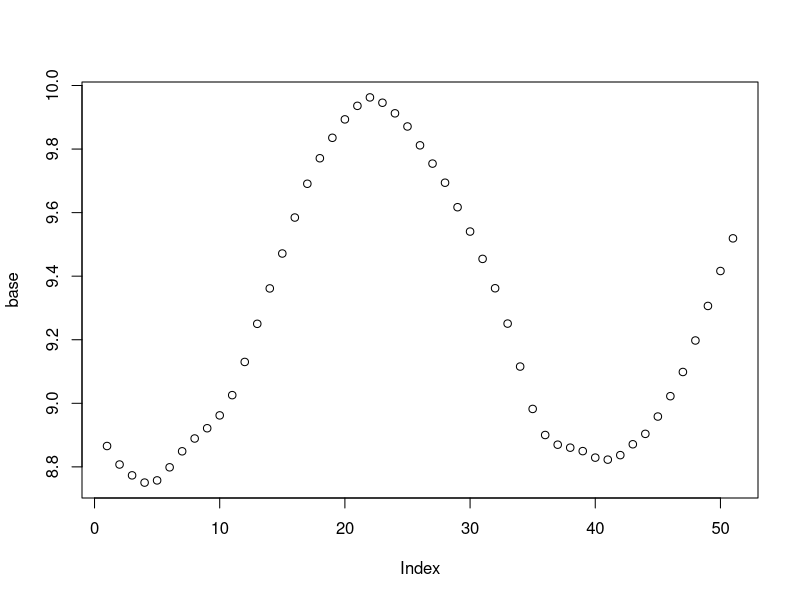

Recreate this plot in R. (Note: this script raises an error after producing the figure.)
# Martin Kersner, m.kersner@gmail.com
# 07/11/2016

library("zoo")

# from stackoverflow
crossCorrMax<- function(a,b) {
  d <- ccf(a, b, plot = FALSE)
  cor = d$acf[,,1]
  lag = d$lag[,,1]
  res = data.frame(cor,lag)
  res_max = res[which.max(res$cor),]
  return(res_max)
}

# from stackoverflow
shift <- function(x, n, invert=FALSE, default=NA){
  stopifnot(length(x)>=n)
  if(n==0){
    return(x)
  }
  n <- ifelse(invert, n*(-1), n)
  if(n<0){
    n <- abs(n)
    forward=FALSE
  }else{
    forward=TRUE
  }
  if(forward){
    return(c(rep(default, n), x[seq_len(length(x)-n)]))
  }
  if(!forward){
    return(c(x[seq_len(length(x)-n)+n], rep(default, n)))
  }
}

# UP
data1  <- read.csv('prep_data/acc_up1.csv')
data2  <- read.csv('prep_data/acc_up2.csv')
data3  <- read.csv('prep_data/acc_up3.csv')
data4  <- read.csv('prep_data/acc_up4.csv')
data5  <- read.csv('prep_data/acc_up5.csv')
data6  <- read.csv('prep_data/acc_up6.csv')
data7  <- read.csv('prep_data/acc_up7.csv')
data8  <- read.csv('prep_data/acc_up8.csv')
data9  <- read.csv('prep_data/acc_up9.csv')
data10 <- read.csv('prep_data/acc_up10.csv')

# DOWN
# data1  <- read.csv('prep_data/acc_down1.csv')
# data2  <- read.csv('prep_data/acc_down2.csv')
# data3  <- read.csv('prep_data/acc_down3.csv')
# data4  <- read.csv('prep_data/acc_down4.csv')
# data5  <- read.csv('prep_data/acc_down5.csv')
# data6  <- read.csv('prep_data/acc_down6.csv')
# data7  <- read.csv('prep_data/acc_down7.csv')
# data8  <- read.csv('prep_data/acc_down8.csv')
# data9  <- read.csv('prep_data/acc_down9.csv')
# data10  <- read.csv('prep_data/acc_down10.csv')

window <- 50 # data contains about 50 measurements per second

start <- 100
end   <- 400

Z1  <- rollmean(data1$Z, k=window)[start:end]
Z2  <- rollmean(data2$Z, k=window)[start:end]
Z3  <- rollmean(data3$Z, k=window)[start:end]
Z4  <- rollmean(data4$Z, k=window)[start:end]
Z5  <- rollmean(data5$Z, k=window)[start:end]
Z6  <- rollmean(data6$Z, k=window)[start:end]
Z7  <- rollmean(data7$Z, k=window)[start:end]
Z8  <- rollmean(data8$Z, k=window)[start:end]
Z9  <- rollmean(data9$Z, k=window)[start:end]
Z10 <- rollmean(data10$Z, k=window)[start:end]

Z <- rbind(Z1, Z2)
Z <- rbind(Z, Z3)
Z <- rbind(Z, Z4)
Z <- rbind(Z, Z5)
Z <- rbind(Z, Z6)
Z <- rbind(Z, Z7)
Z <- rbind(Z, Z8)
Z <- rbind(Z, Z9)
Z <- rbind(Z, Z10)

# Z2 for base UP
base_start <- 25 # 25 for UP
base_step <- 50 # 50 for UP
threshold <- 0.7 # cross correlation threshold for accepting
base <- Z2[base_start:(base_start+base_step)] # them main base on which we will try to fit all others
base_df <- base
plot(base)

for (i in seq(10)) {
  tmp_whole <- Z[i, ]
  len <- length(tmp)
  for (j in seq(1, (len-(len%%base_step)), base_step)) {
    tmp_part <- tmp_whole[j:(j+base_step)]
    
    ccm <- crossCorrMax(base, tmp_part)
    if (ccm$cor > threshold) {
      base_df <- rbind(base_df, shift(tmp_part, ccm$lag, default=0)) # empty spaces filled with 0
    }
  }
}

noncol_values <- which(base_df != 0, arr.ind = T)
agg_count_cols <- as.data.frame(table(used_col_values[,2]))
template <- colSums(base_df)/agg_count_cols[,2]
plot(template)